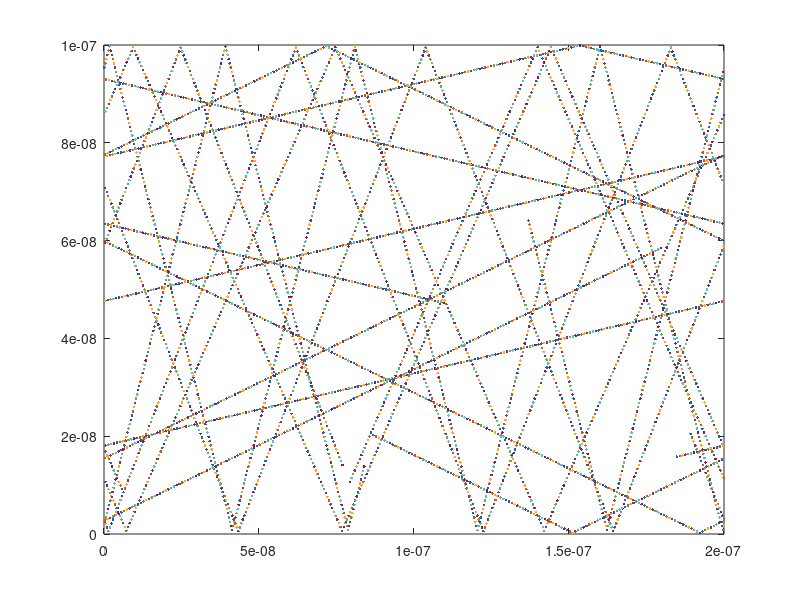
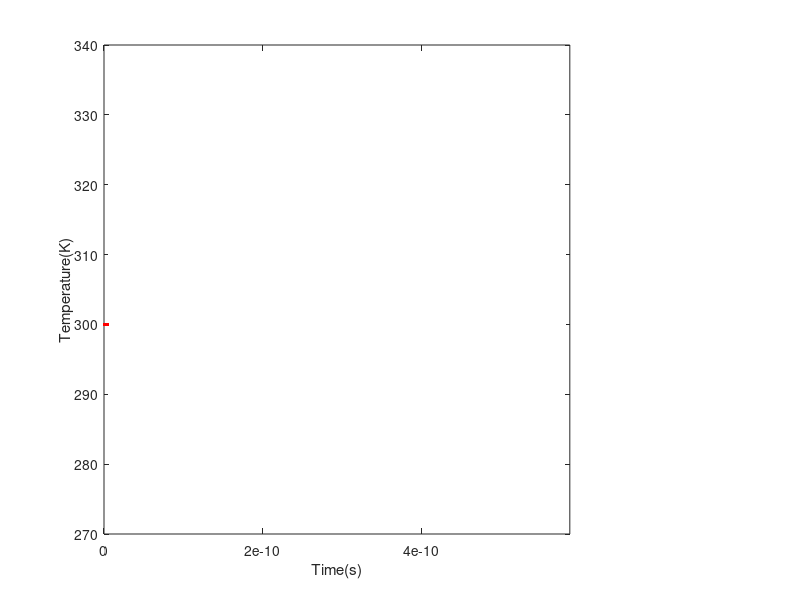

Here is the MATLAB script that generated these plots, in order:
clc;
clear;

T = 300;
m0=9.11*10^-31; %in kg
W=1*10^-7;
L=2*10^-7;
mn=0.26*m0;
kB=1.38*10^-23;
tmn=0.2*10^-12;
vth=sqrt(2*kB*T/mn);%thermal velocity
N=5; %number of particles
deltaT=5*10^-15;
tTotal=1000*deltaT;
mfp=tmn*vth; %mean free path

%Initial velocity 
vx=zeros(1,N);
vy=zeros(1,N);

%Initial position of each particles
xPos=zeros(1,N);
yPos=zeros(1,N);

%Initial delta position
deltaPx=zeros(1,N);
deltaPy=zeros(1,N);

%Initial angle 
theta=zeros(1,N);

for i = 1:N
    x=rand*L;
    y=rand*W;
    xPos(i)=xPos(i)+x;
    yPos(i)=yPos(i)+y;
    theta(i) = theta(i) + rand*2*pi;
    vx(i)=vth*cos(theta(i));
    vy(i)=vth*sin(theta(i));
    deltaPx(i)=deltaPx(i)+vx(i)*deltaT;
    deltaPy(i)=deltaPy(i)+vy(i)*deltaT;
end


for t = 0 : deltaT : tTotal    
     
    for i=1:N
        if yPos(i)+deltaPy(i)>W||yPos(i)+deltaPy(i)<0
            theta(i)=2*pi - theta(i);
            vy(i)=vth*sin(theta(i));
            deltaPy(i)=vy(i)*deltaT;
        end
    end
       
    xPos=xPos+deltaPx;
    %Periodic boundary condition in x direction
    Ix=xPos>L;
    xPos(Ix)=xPos(Ix)-L;
    Ix=xPos<0;
    xPos(Ix)=xPos(Ix)+L;
    
    
    yPos=yPos+deltaPy;
    %Boundary condition in y direction
    Iy=yPos>W;
    yPos(Iy)=yPos(Iy)-2*(yPos(Iy)-W);
    Iy=yPos<0;
    yPos(Iy)=-yPos(Iy);
    
    figure(1);
    plot(xPos,yPos,'.');
    hold on;
    xlim([0 L]);
    ylim([0 W]);
    
    KEsum=0;
    for i = 1:N
        KEsum = KEsum + (1/2)*mn*vth^2;
    end
    KEavg = KEsum /N; 
    T=KEavg/kB;
    
    figure(2);
    xlabel('Time(s)');
    ylabel('Temperature(K)');
    
    plot(t,T,'.r');
    xlim([0 tTotal]);
    hold on;
    pause(0.1)
    
end

hold off;

